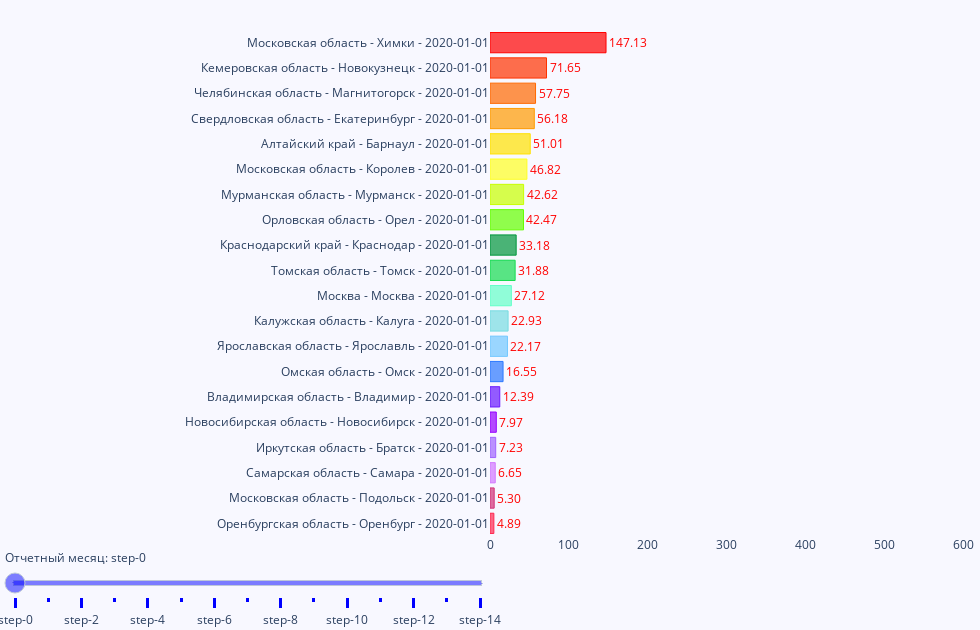

The notebook cell this image was saved under:
### Markdown cell above
# Гистограмма динамики отклонений расстояний городов Census

### Code cell
# Setup months
months = census['partition_dt'].drop_duplicates().sort_values().to_list()
# Setup data for every months
census_months_sorted_top = {}

# Adding data for each month in dict
for month in months:
    census_sorted = census[census['partition_dt'] == month].sort_values(by='dist_rn', ascending=True).reset_index()
    census_sorted_top = census_sorted[:20]
    xs = (census_sorted_top['distance']).to_list()[::-1]
    ys = (census_sorted_top['city_nm'] + ' - ' + census_sorted_top['partition_dt']).to_list()[::-1]
    ys2 = list(map(lambda x: '{:>60}'.format(x), ys))
    census_months_sorted_top.update({month: [xs, ys]})

# Plot data as Slider Bar Horizontal Histogram
plotBarHistory(months, census_months_sorted_top)
